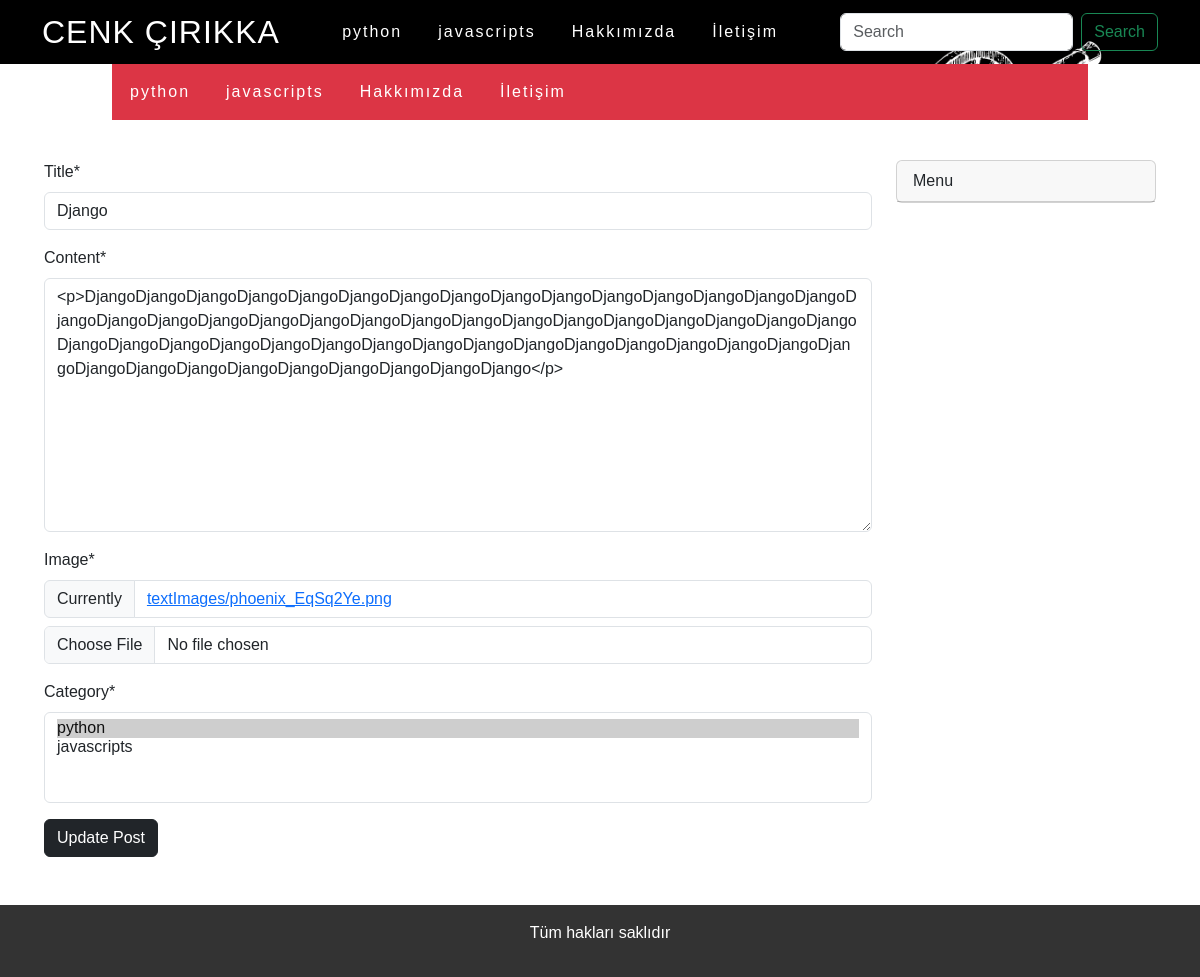
/update-text/django (signed in), run on an earlier commit of the app's database.
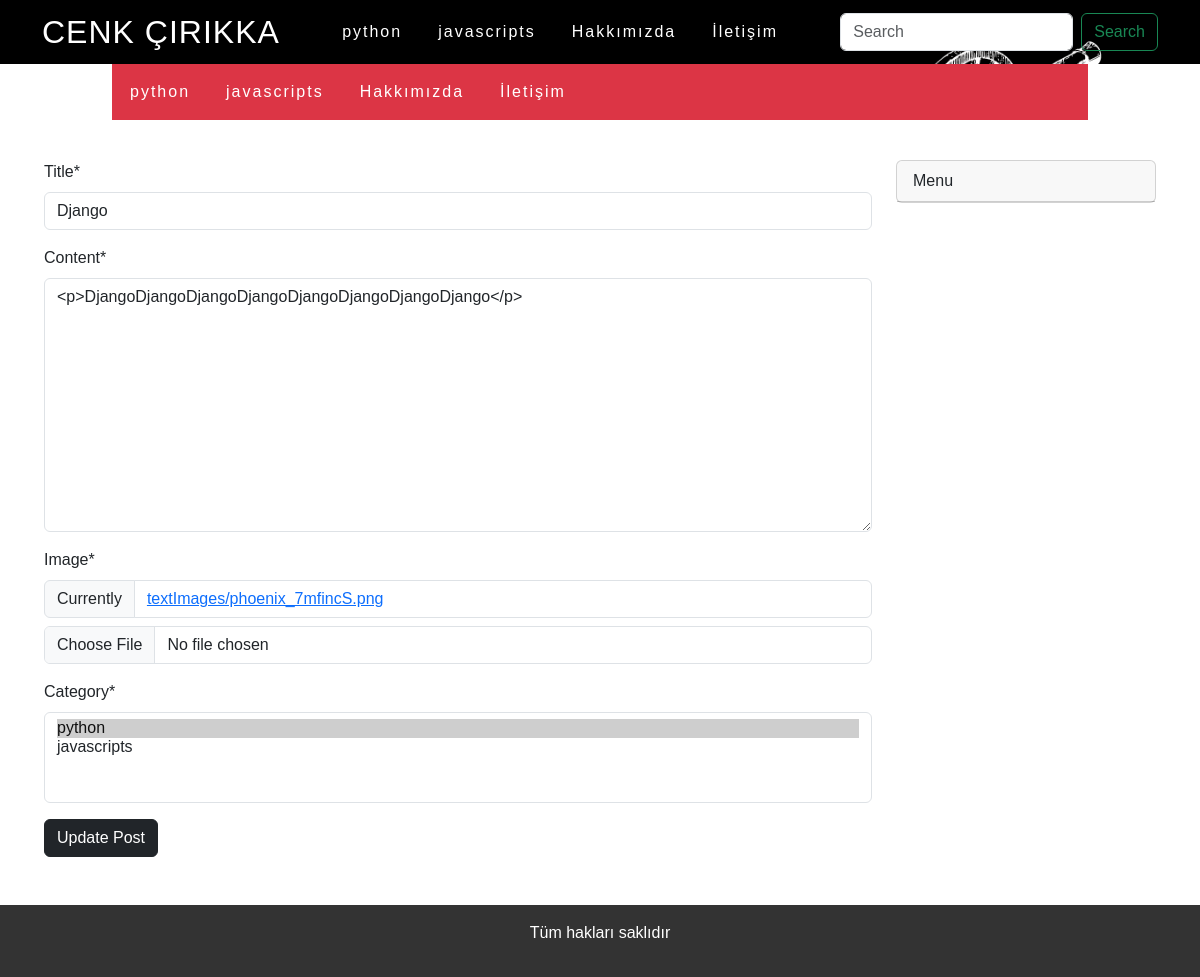
And on a later commit of the database.
### blog/models/text.py (models this page shows, shortened)
class textModel(dataAbstractModel):
    image = models.ImageField(upload_to='textImages')
    title = models.CharField(max_length=50)
    content = RichTextField()
    slug = AutoSlugField(populate_from='title', unique=True)
    category = models.ManyToManyField(categoryModel, related_name='text')
    author =models.ForeignKey(customUserModel ,related_name='texts',on_delete=models.CASCADE)
    class Meta:
        verbose_name ='text'
        verbose_name_plural = 'Texts'
        db_table = 'text'

### blog/views/updateText.py (the view, shortened to what this page needs)
# urls.py: path('update-text/<slug:slug>', updateTextUpdateView.as_view(), name='update-text'),
class updateTextUpdateView(LoginRequiredMixin,UpdateView):
    login_url = reverse_lazy('login')
    template_name= 'pages/updateText.html'
    fields = ('title', 'content', 'image', 'category')
    def get_object(self):
        text = get_object_or_404(
            textModel,
            slug = self.kwargs.get('slug'),
            author = self.request.user
        )
        return text

### blog/models/category.py (called while the page is built)
    def __str__(self):
        return self.categoryName

### blog/templatetags/categoryList.py (called while the page is built)
@register.simple_tag
def categoryList():
    categories = categoryModel.objects.all()
    return categories

### blog/templates/pages/updateText.html (shortened to what this page needs)
{% extends 'base.html' %}
{% load crispy_forms_tags %}
{% block content %}
    <form method="POST"  enctype="multipart/form-data" >
      {{form|crispy}}
      <input type ="submit" class="btn btn-dark mb-3" value = "Update Post"/>
    </form>
{% endblock %}

What changed in the data, as far as the page shows it:
changed textModel "Django": content "<p>DjangoDjangoDjangoDjangoDjangoDjangoDjangoDjangoDjangoDjangoDjangoDjangoDjangoDjangoDjangoDjangoDjangoDjangoDjangoDjangoDjangoDjangoDjangoDjangoDjangoDjangoDjangoDjangoDjangoDjangoDjangoDjangoDjangoDjangoDjangoDjangoDjangoDjangoDjangoDjangoDjangoDjangoDjangoDjangoDjangoDjangoDjangoDjangoDjangoDjangoDjangoDjangoDjangoDjangoDjangoDjango</p>" → "<p>DjangoDjangoDjangoDjangoDjangoDjangoDjangoDjango</p>"
Also different on the page:
text no longer shown: "Title * Content * Image * Currently textImages/phoenix_EqSq2Ye.png Category *"
text now shown: "Title * Content * Image * Currently textImages/phoenix_7mfincS.png Category *"
